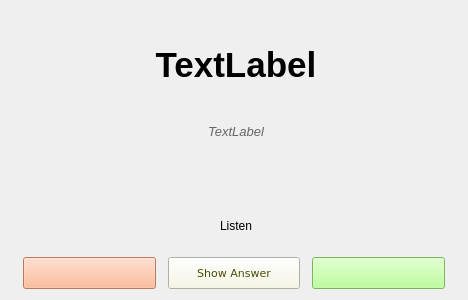
<?xml version="1.0" encoding="UTF-8"?>
<ui version="4.0">
 <class>Pract3</class>
 <widget class="QWidget" name="Pract3">
  <property name="geometry">
   <rect>
    <x>0</x>
    <y>0</y>
    <width>468</width>
    <height>300</height>
   </rect>
  </property>
  <property name="minimumSize">
   <size>
    <width>468</width>
    <height>300</height>
   </size>
  </property>
  <property name="windowTitle">
   <string>Recognize Pronunciation</string>
  </property>
  <property name="windowIcon">
   <iconset resource="../res.qrc">
    <normaloff>:/Images/idiomind.png</normaloff>:/Images/idiomind.png</iconset>
  </property>
  <layout class="QGridLayout" name="gridLayout">
   <item row="0" column="0">
    <widget class="QWidget" name="widget" native="true">
     <property name="sizePolicy">
      <sizepolicy hsizetype="Expanding" vsizetype="Expanding">
       <horstretch>0</horstretch>
       <verstretch>0</verstretch>
      </sizepolicy>
     </property>
     <property name="minimumSize">
      <size>
       <width>450</width>
       <height>240</height>
      </size>
     </property>
     <layout class="QVBoxLayout" name="verticalLayout">
      <item>
       <widget class="QWidget" name="widget_2" native="true">
        <property name="minimumSize">
         <size>
          <width>0</width>
          <height>150</height>
         </size>
        </property>
        <layout class="QVBoxLayout" name="verticalLayout_3">
         <item>
          <spacer name="verticalSpacer_2">
           <property name="orientation">
            <enum>Qt::Vertical</enum>
           </property>
           <property name="sizeType">
            <enum>QSizePolicy::Preferred</enum>
           </property>
           <property name="sizeHint" stdset="0">
            <size>
             <width>20</width>
             <height>6</height>
            </size>
           </property>
          </spacer>
         </item>
         <item>
          <widget class="ClickableLabel" name="label_trgt">
           <property name="font">
            <font>
             <pointsize>26</pointsize>
             <weight>75</weight>
             <bold>true</bold>
            </font>
           </property>
           <property name="cursor">
            <cursorShape>PointingHandCursor</cursorShape>
           </property>
           <property name="text">
            <string>TextLabel</string>
           </property>
           <property name="alignment">
            <set>Qt::AlignCenter</set>
           </property>
          </widget>
         </item>
         <item>
          <widget class="ClickableLabel" name="label_srce">
           <property name="font">
            <font>
             <pointsize>10</pointsize>
             <weight>50</weight>
             <italic>true</italic>
             <bold>false</bold>
            </font>
           </property>
           <property name="cursor">
            <cursorShape>PointingHandCursor</cursorShape>
           </property>
           <property name="styleSheet">
            <string notr="true">color: rgb(102, 102, 102);</string>
           </property>
           <property name="text">
            <string>TextLabel</string>
           </property>
           <property name="alignment">
            <set>Qt::AlignCenter</set>
           </property>
          </widget>
         </item>
        </layout>
       </widget>
      </item>
      <item>
       <spacer name="verticalSpacer">
        <property name="orientation">
         <enum>Qt::Vertical</enum>
        </property>
        <property name="sizeType">
         <enum>QSizePolicy::Fixed</enum>
        </property>
        <property name="sizeHint" stdset="0">
         <size>
          <width>20</width>
          <height>80</height>
         </size>
        </property>
       </spacer>
      </item>
      <item>
       <widget class="QPushButton" name="pushButton_listen">
        <property name="minimumSize">
         <size>
          <width>0</width>
          <height>32</height>
         </size>
        </property>
        <property name="text">
         <string>Listen</string>
        </property>
        <property name="flat">
         <bool>true</bool>
        </property>
       </widget>
      </item>
     </layout>
    </widget>
   </item>
   <item row="1" column="0">
    <layout class="QHBoxLayout" name="horizontalLayout">
     <property name="spacing">
      <number>12</number>
     </property>
     <property name="leftMargin">
      <number>12</number>
     </property>
     <property name="rightMargin">
      <number>12</number>
     </property>
     <item>
      <widget class="QPushButton" name="pushButton_no">
       <property name="minimumSize">
        <size>
         <width>80</width>
         <height>32</height>
        </size>
       </property>
       <property name="font">
        <font>
         <family>DejaVu Sans</family>
         <pointsize>8</pointsize>
        </font>
       </property>
       <property name="styleSheet">
        <string notr="true">background-color: rgb(255, 170, 127);
color: rgb(77, 51, 0);</string>
       </property>
       <property name="text">
        <string/>
       </property>
      </widget>
     </item>
     <item>
      <widget class="QPushButton" name="pushButton_answer">
       <property name="minimumSize">
        <size>
         <width>80</width>
         <height>32</height>
        </size>
       </property>
       <property name="font">
        <font>
         <family>DejaVu Sans</family>
         <pointsize>8</pointsize>
        </font>
       </property>
       <property name="styleSheet">
        <string notr="true">background-color: rgb(247, 247, 227);
color: rgb(75, 75, 6);</string>
       </property>
       <property name="text">
        <string>Show Answer</string>
       </property>
      </widget>
     </item>
     <item>
      <widget class="QPushButton" name="pushButton_ok">
       <property name="minimumSize">
        <size>
         <width>80</width>
         <height>32</height>
        </size>
       </property>
       <property name="font">
        <font>
         <family>DejaVu Sans</family>
         <pointsize>8</pointsize>
        </font>
       </property>
       <property name="styleSheet">
        <string notr="true">background-color: rgb(170, 255, 127);
color: rgb(40, 81, 0);</string>
       </property>
       <property name="text">
        <string/>
       </property>
      </widget>
     </item>
    </layout>
   </item>
  </layout>
 </widget>
 <customwidgets>
  <customwidget>
   <class>ClickableLabel</class>
   <extends>QLabel</extends>
   <header location="global">Classes/adds_clicklabel.h</header>
  </customwidget>
 </customwidgets>
 <resources>
  <include location="../res.qrc"/>
 </resources>
 <connections/>
</ui>
